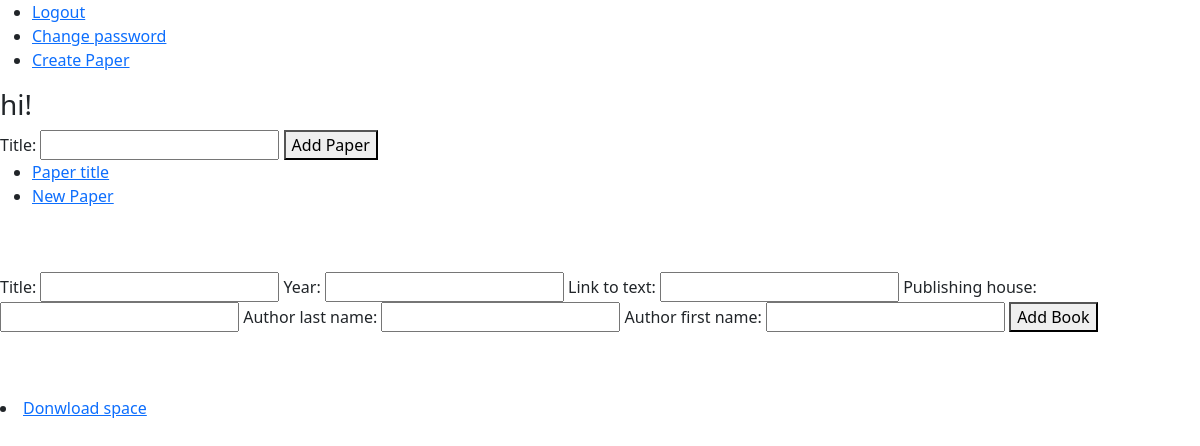
The app's page /work_space/2 (signed in), older data.
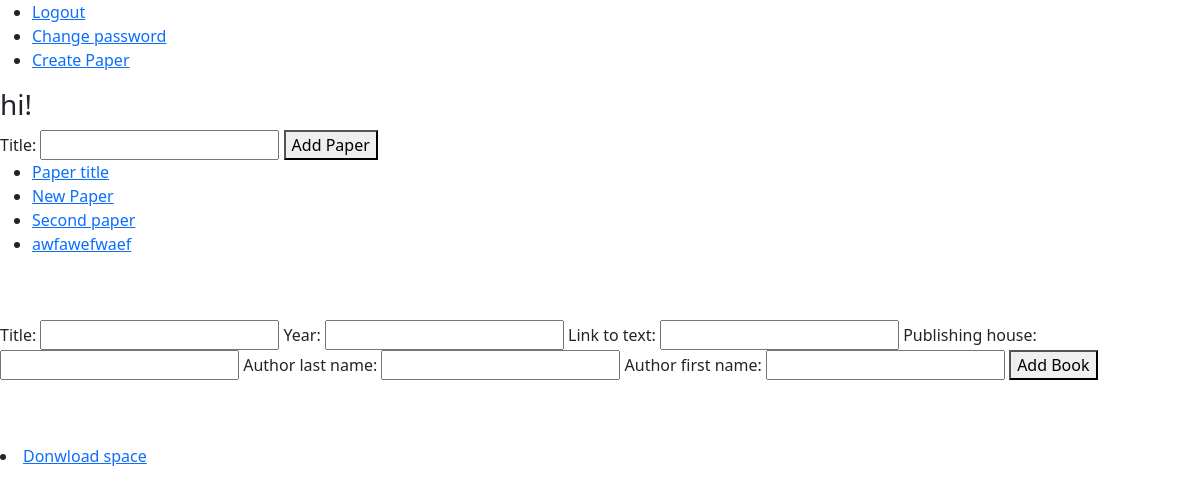
The same page, newer data.
### paper_work/models.py (models this page shows, shortened)
class Paper(models.Model):
    work_space = models.ForeignKey(WorkSpace, on_delete=models.CASCADE, related_name="papers")
    user = models.ForeignKey(User, on_delete=models.CASCADE)
    title = models.CharField(max_length=50, unique=True)
    is_archived = models.BooleanField(default=False)
    is_finished = models.BooleanField(default=False)
    is_published = models.BooleanField(default=False)
    def __str__(self):
        return self.title

### work_space/views.py (the view)
# urls.py: path("", include("work_space.urls")),
@login_required(redirect_field_name=None)
def work_space(request, space_id):
    space = check_work_space(space_id, request.user)
    return render(request, "work_space/work_space.html", {"space": space,
                                                          "papers": space.papers.all(),
                                                          "books": space.books.all(),
                                                          "form": NewPaperForm(),
                                                          "book_form": NewBookForm})

### paper_work/forms.py
class NewPaperForm(forms.Form):
    title = forms.CharField(max_length=50)

### utils/verification.py (called while the page is built)
def check_work_space(space_id, user):
    try:
        space = WorkSpace.objects.get(pk=space_id)
    except ObjectDoesNotExist:
        raise Http404
    else:
        if space.owner != user and user not in space.guests.all():
            raise Http404
        return space

### work_space/models.py (called while the page is built)
    def __str__(self):
        return self.title

### work_space/templates/work_space/work_space.html (shortened to what this page needs)
{% extends "layout.html" %}
{% load static %}
{% block body %}
    <h3>{{ space }}</h3>
    <form action="{% url 'paper_work:create_paper' space.pk %}" method="post">
        {{ form }}
        <button id="change_password_button" type="submit">Add Paper</button>
    </form>
    <ul>
        {% for paper in papers %}
        <li>
            <a href="{% url 'paper_work:paper_space' paper.pk %}">{{ paper }}</a>
        </li>
        {% endfor %}
    </ul><br><br>
    <form action="{% url 'bookshelf:add_book' space.pk %}" method="post">
        {{ book_form }}
        <button  type="submit">Add Book</button>
    </form>
    <br><br>
    <li>
        <a href="{% url 'work_space:download_space' space.pk %}">Donwload space</a>
    </li>
{% endblock %}

Row changes from the older to the newer data that the page shows:
added Paper: title "Second paper"
added Paper: title "awfawefwaef"
